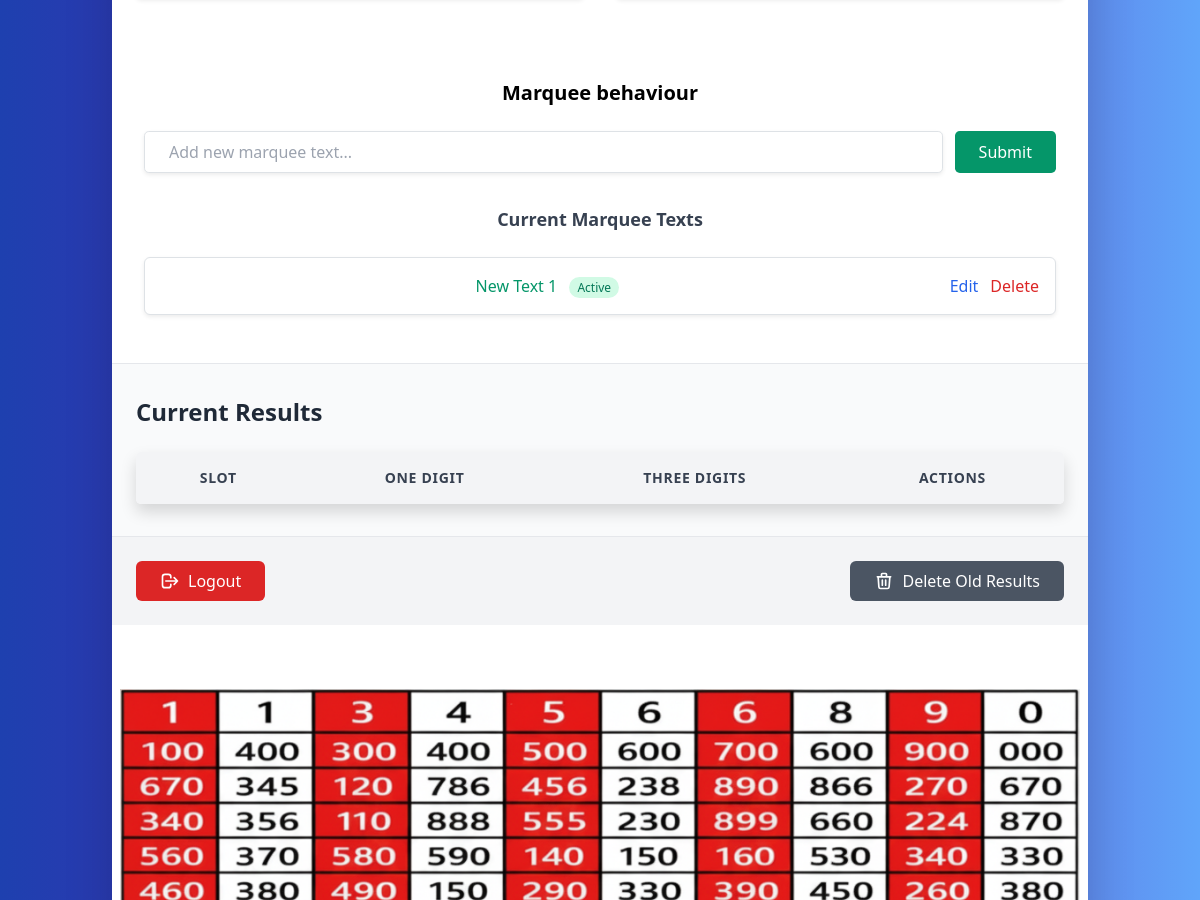
Before: /admin (signed in, middle part) with the older database file.
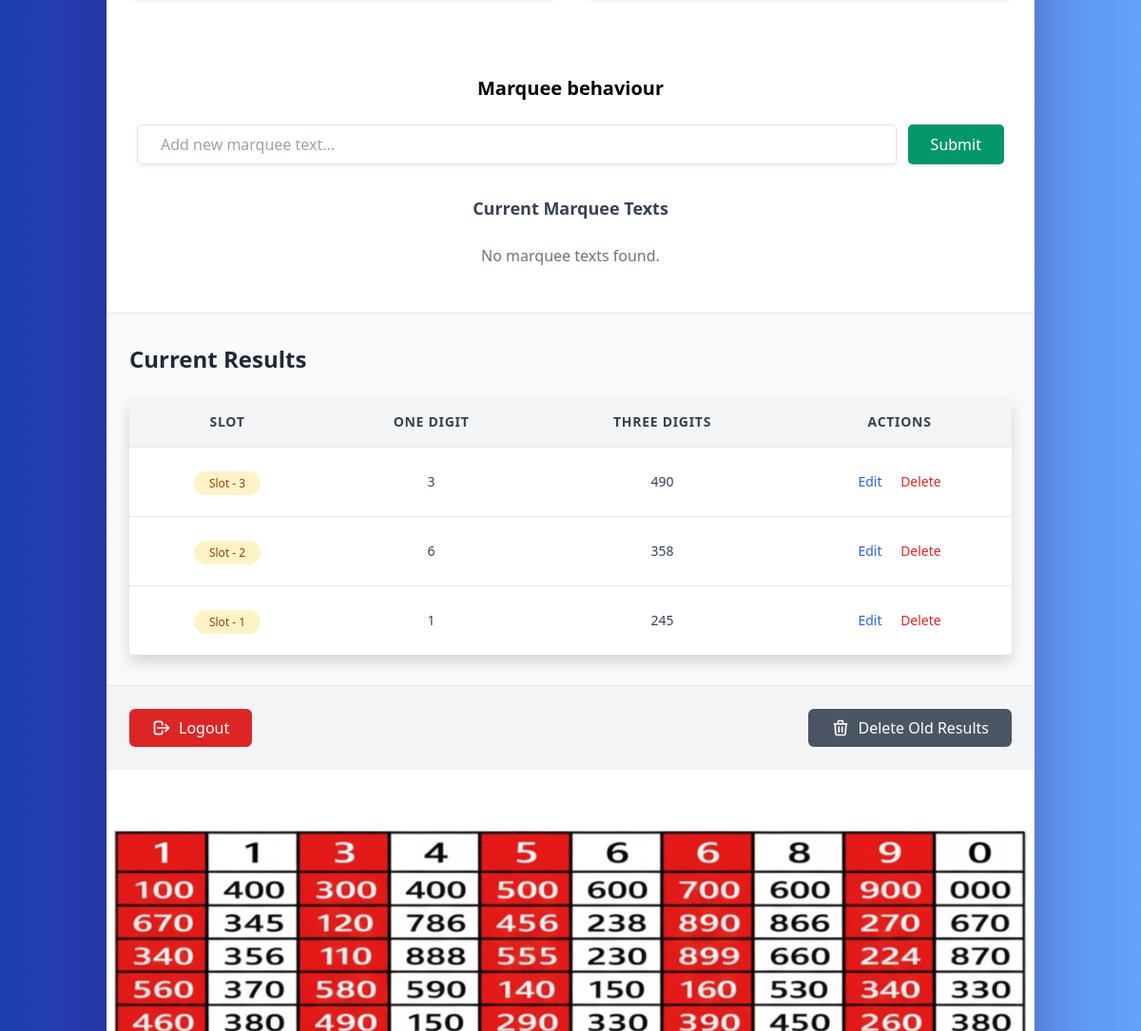
After: the same page with the newer database file.
### app.py (models this page shows)
class MarqueeText(db.Model):
    __tablename__ = "marquee_texts"
    id = db.Column(db.Integer, primary_key=True)
    text = db.Column(db.String(255), nullable=False)
    is_active = db.Column(db.Boolean, default=True)  # active/inactive status
    created_at = db.Column(db.DateTime, server_default=db.func.now())

class Result(db.Model):
    __tablename__ = "results"
    id = db.Column(db.Integer, primary_key=True)
    slot_1_1 = db.Column(db.String(1), nullable=True)
    slot_1_3 = db.Column(db.String(3), nullable=True)
    slot_2_1 = db.Column(db.String(1), nullable=True)
    slot_2_3 = db.Column(db.String(3), nullable=True)
    slot_3_1 = db.Column(db.String(1), nullable=True)
    slot_3_3 = db.Column(db.String(3), nullable=True)
    slot_4_1 = db.Column(db.String(1), nullable=True)
    slot_4_3 = db.Column(db.String(3), nullable=True)
    slot_5_1 = db.Column(db.String(1), nullable=True)
    slot_5_3 = db.Column(db.String(3), nullable=True)
    slot_6_1 = db.Column(db.String(1), nullable=True)
    slot_6_3 = db.Column(db.String(3), nullable=True)
    slot_7_1 = db.Column(db.String(1), nullable=True)
    slot_7_3 = db.Column(db.String(3), nullable=True)
    slot_8_1 = db.Column(db.String(1), nullable=True)
    slot_8_3 = db.Column(db.String(3), nullable=True)
    slot_9_1 = db.Column(db.String(1), nullable=True)
    slot_9_3 = db.Column(db.String(3), nullable=True)
    slot_10_1 = db.Column(db.String(1), nullable=True)
    slot_10_3 = db.Column(db.String(3), nullable=True)
    date = db.Column(db.String(30), nullable=False)

### app.py (the view, shortened to what this page needs)
@app.route("/admin", methods=["GET", "POST"])
def admin():
    if 'admin' not in session:
        return redirect(url_for('admin_auth'))
    now = datetime.now(timezone("Asia/Kolkata"))
    currentday = now.strftime('%d-%b-%Y(%a)')
    daily_data = Result.query.filter_by(date=currentday).first()
    daily_extra = Extra.query.filter_by(date=currentday).first()
    marquee_texts = MarqueeText.query.all()
    return render_template(
        'admin.html',
        daily_data=daily_data,
        daily_extra=daily_extra,
        marquee_texts=marquee_texts,
        title="Admin Panel"
    )

### templates/admin.html (shortened to what the changed rows need)
{% extends 'layout.html' %}
{% block body %}
<link href="https://cdn.jsdelivr.net/npm/tailwindcss@2.2.19/dist/tailwind.min.css" rel="stylesheet">
<body class="min-h-screen bg-gradient-to-r from-blue-800 via-purple-800 to-blue-400">
  <div class="container mx-auto px-4  py-8 mb-60 mt-10">
    <div class="w-full mx-auto bg-white rounded-xl shadow-lg overflow-hidden">
<div class=" justify-center mt-5 mb-10 ml-2 mr-2 gap-4">
<h2 class="text-black text-center font-bold text-xl">Marquee behaviour</h2>
<div class="flex-1 px-4 py-2 text-center">
<div class="space-y-3">
  {% for item in marquee_texts %}
  <div class="flex items-center justify-between bg-white p-3 rounded-md shadow-sm border border-gray-200">
    <div class="flex-1 overflow-x-auto">
      <span class="whitespace-nowrap font-medium
        {{ 'text-green-600' if item.is_active else 'text-red-600' }}">
        {{ item.text }}
      </span>
      <span class="ml-2 px-2 py-0.5 text-xs rounded-full
        {{ 'bg-green-100 text-green-700' if item.is_active else 'bg-red-100 text-red-700' }}">
        {{ 'Active' if item.is_active else 'Inactive' }}
      </span>
    </div>
    <div class="flex-shrink-0 flex gap-3 ml-3">
      <a href="{{ url_for('edit_marquee', id=item.id) }}"
         class="text-blue-600 hover:text-blue-800 font-medium">Edit</a>
      <a href="{{ url_for('delete_marquee', id=item.id) }}"
         class="text-red-600 hover:text-red-800 font-medium"
         onclick="return confirm('Are you sure you want to delete this marquee text?');">Delete</a>
    </div>
  </div>
  {% else %}
  <p class="text-gray-500">No marquee texts found.</p>
  {% endfor %}
</div>
</div>
</div>
      <div class="px-6 py-8 bg-gray-50 border-t border-gray-200 no-underline">
        <h2 class="text-2xl font-semibold text-gray-800 mb-6">Current Results</h2>
        <div class="overflow-x-auto rounded-lg shadow ">
          <table class="min-w-full divide-y divide-gray-200 bg-white text-center">
            <thead class="bg-gray-100">
              <tr>
                <th class="px-6 py-3  text-sm font-bold  text-gray-700 uppercase tracking-wider text-black">Slot</th>
                <th class="px-6 py-3 text-sm font-bold text-gray-700 uppercase tracking-wider">One Digit</th>
                <th class="px-6 py-3  text-sm font-bold text-gray-700 uppercase tracking-wider">Three Digits</th>
                <th class="px-6 py-3  text-sm font-bold text-gray-700 uppercase tracking-wider">Actions</th>
              </tr>
            </thead>
            <tbody class="bg-white divide-y divide-gray-200 ">
              {% if daily_data.slot_3_1 %}
              <tr class="hover:bg-gray-50 transition-colors duration-150">
                <td class="px-6 py-4 whitespace-nowrap">
                  <span class="px-3 py-1 text-xs font-medium bg-yellow-100 text-yellow-800 rounded-full">Slot - 3</span>
                </td>
                <td class="px-6 py-4 whitespace-nowrap text-sm text-gray-700">{{daily_data.slot_3_1}}</td>
                <td class="px-6 py-4 whitespace-nowrap text-sm text-gray-700">{{daily_data.slot_3_3}}</td>
                <td class="px-6 py-4 whitespace-nowrap text-sm font-medium">
                  <a href="/update/3" class="text-blue-600 hover:text-blue-900 mr-3">Edit</a>
                  <a href="/delete/3" class="text-red-600 hover:text-red-900">Delete</a>
                </td>
              </tr>
              {% endif %}
              {% if daily_data.slot_2_1 %}
              <tr class="hover:bg-gray-50 transition-colors duration-150">
                <td class="px-6 py-4 whitespace-nowrap">
                  <span class="px-3 py-1 text-xs font-medium bg-yellow-100 text-yellow-800 rounded-full">Slot - 2</span>
                </td>
                <td class="px-6 py-4 whitespace-nowrap text-sm text-gray-700">{{daily_data.slot_2_1}}</td>
                <td class="px-6 py-4 whitespace-nowrap text-sm text-gray-700">{{daily_data.slot_2_3}}</td>
                <td class="px-6 py-4 whitespace-nowrap text-sm font-medium">
                  <a href="/update/2" class="text-blue-600 hover:text-blue-900 mr-3">Edit</a>
                  <a href="/delete/2" class="text-red-600 hover:text-red-900">Delete</a>
                </td>
              </tr>
              {% endif %}
              {% if daily_data.slot_1_1 %}
              <tr class="hover:bg-gray-50 transition-colors duration-150">
                <td class="px-6 py-4 whitespace-nowrap">
                  <span class="px-3 py-1 text-xs font-medium bg-yellow-100 text-yellow-800 rounded-full">Slot - 1</span>
                </td>
                <td class="px-6 py-4 whitespace-nowrap text-sm text-gray-700">{{daily_data.slot_1_1}}</td>
                <td class="px-6 py-4 whitespace-nowrap text-sm text-gray-700">{{daily_data.slot_1_3}}</td>
                <td class="px-6 py-4 whitespace-nowrap text-sm font-medium">
                  <a href="/update/1" class="text-blue-600 hover:text-blue-900 mr-3">Edit</a>
                  <a href="/delete/1" class="text-red-600 hover:text-red-900">Delete</a>
                </td>
              </tr>
              {% endif %}
            </tbody>
          </table>
        </div>
      </div>
    </div>
  </div>
</body>
{% endblock body %}

Changed rows visible on the page:
removed MarqueeText: text "New Text 1", is_active "Active"
added Result: slot_3_1 "3", slot_3_3 "490", slot_2_1 "6", slot_2_3 "358", slot_1_1 "1", slot_1_3 "245"
Other visible differences:
text now shown: "No marquee texts found. Slot - 3 Edit Delete Slot - 2 Edit Delete Slot - 1 Edit Delete"
